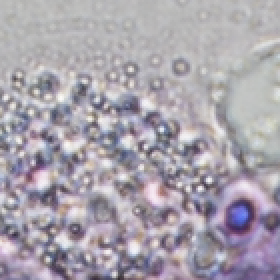
#> input picture Spatial_Transcriptomics/0013img.tif, 140 x 140 px (shown 2 times larger)
$ python register.py ../../../Spatial_Transcriptomics/0013img.tif ../../../Spatial_Transcriptomics/Cancer_vs_NonCancer.png
#> lines starting #> are read from the running program, lines starting #| are printed output that depends on the picture
#!/usr/bin/python3
# coding: utf-8

import cv2
import numpy as np
import sys

if len(sys.argv) != 3:
    print("Usage: python register.py <he_image_path> <dapi_image_path>")
    sys.exit(1)
he_image_path = sys.argv[1]
dapi_image_path = sys.argv[2]
he_image = cv2.imread(he_image_path, cv2.IMREAD_GRAYSCALE)
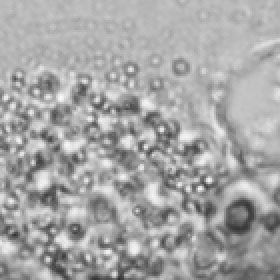
#> he_image: shape (140, 140) (shown 2 times larger); min 46, max 250, mean 165.4
dapi_image = cv2.imread(dapi_image_path, cv2.IMREAD_GRAYSCALE)
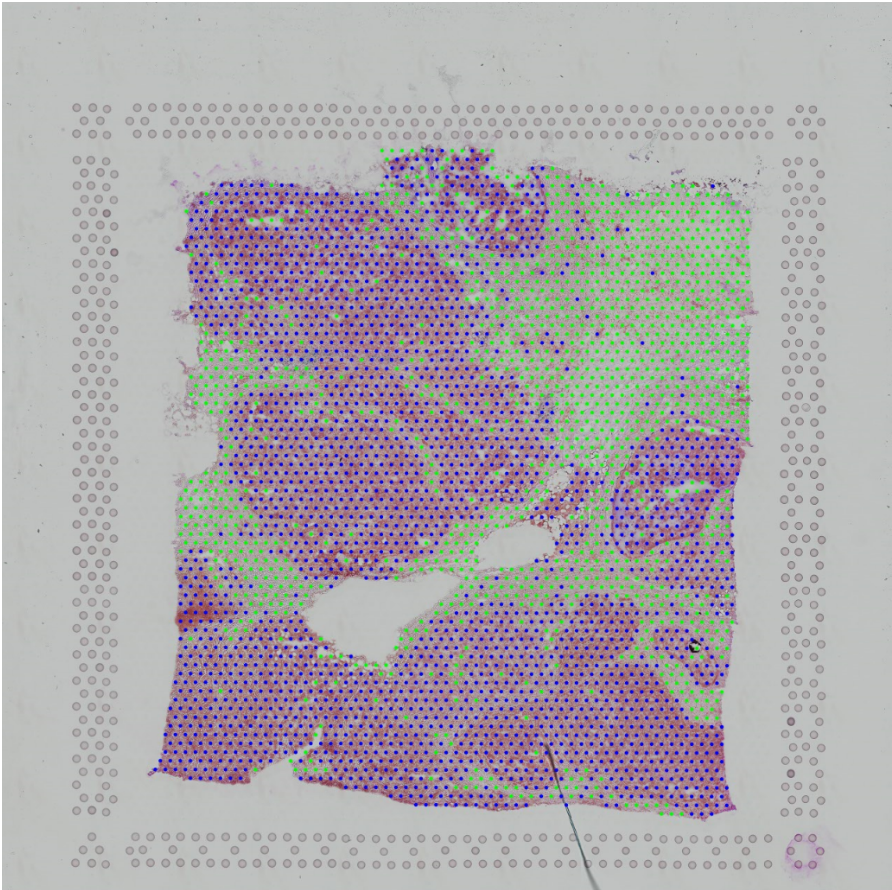
#> input picture Spatial_Transcriptomics/Cancer_vs_NonCancer.png, 892 x 890 px
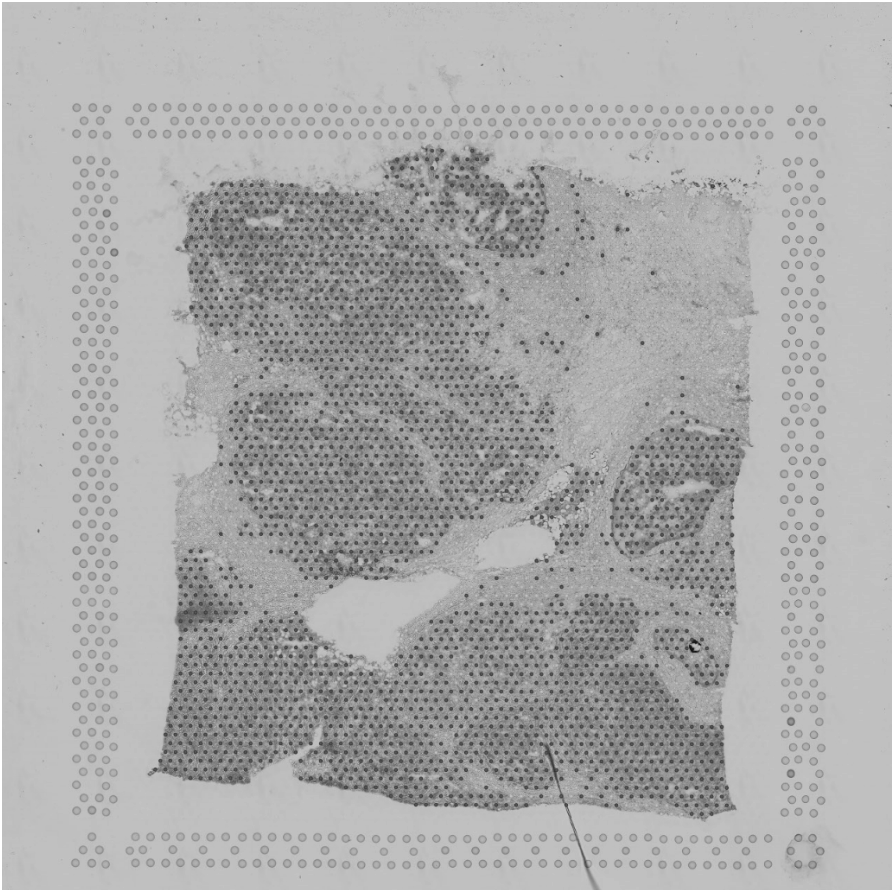
#> dapi_image: shape (890, 892); min 21, max 255, mean 170.8
if he_image is None:
    print(f"Failed to load H&E image: {he_image_path}")
    sys.exit(1)
if dapi_image is None:
    print(f"Failed to load DAPI image: {dapi_image_path}")
    sys.exit(1)
sift = cv2.SIFT_create()
keypoints_he, descriptors_he = sift.detectAndCompute(he_image, None)
#> keypoints_he = 518 keypoints; strongest (x, y, size): (104, 90, 2.2), (100, 94, 2), (81, 65, 1.9), (57, 137, 2)
keypoints_dapi, descriptors_dapi = sift.detectAndCompute(dapi_image, None)
#> keypoints_dapi = 9452 keypoints; strongest (x, y, size): (692, 650, 3.3), (695, 641, 3), (712, 186, 3.1), (642, 343, 2.7)
matcher = cv2.BFMatcher()
matches = matcher.knnMatch(descriptors_he, descriptors_dapi, k=2)
#> matches = 518 matches
good_matches = []
for m, n in matches:
    if m.distance < 0.75 * n.distance:
        good_matches.append(m)
#> after the loop, good_matches = []
src_pts = np.float32([keypoints_he[m.queryIdx].pt for m in good_matches]).reshape(-1, 1, 2)
#> src_pts = empty array
dst_pts = np.float32([keypoints_dapi[m.trainIdx].pt for m in good_matches]).reshape(-1, 1, 2)
#> dst_pts = empty array
#> (the run stopped early here; a loop or call above may not have finished)
